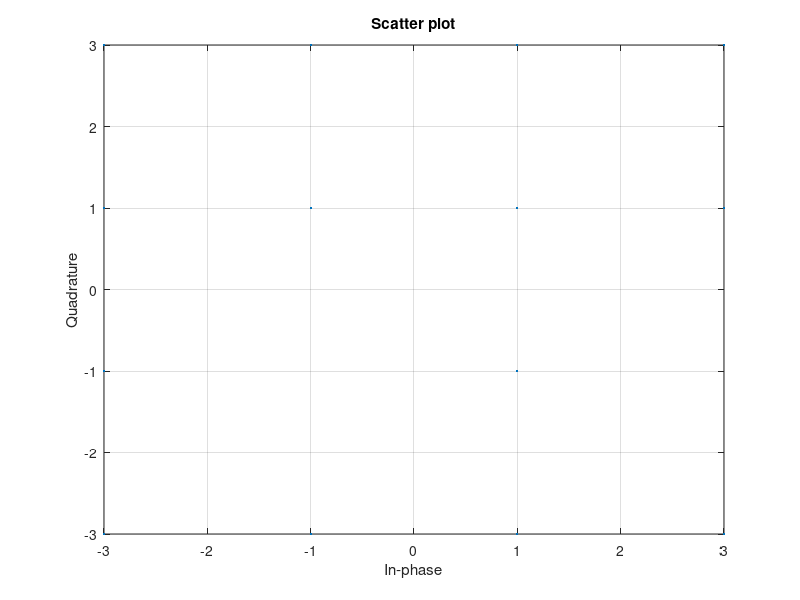

Write the MATLAB code that produced this figure. (Note: this script raises an error after producing the figure.)
clear, clc, close all;

fs = 10000;
ts = 0 : 1/fs : 0.2-1/fs;
N = length(ts);

%% carrier frequency
fc = 1000;

%% modulation
M = 16;
Nd = 50;
bit_size = N/Nd;
data = randi([0 M-1],Nd,1);

% create complex numbers array
qdata = qammod(data, M);
% signal constellation
sc = scatterplot(qdata); grid on;
obj = findobj(sc.Children(1),'type','line');
set(obj,'MarkerSize',20);
qmod = repelem(qdata,bit_size).';

% create sin & cos signals
i = real(qmod).*cos(2*pi*fc*ts);
q = imag(qmod).*sin(2*pi*fc*ts);

% sum i & q, get signal for sending
y = i + q;

% add noise
y = awgn(y, 20);

figure;
subplot(3,1,1);
plot(real(qmod)), grid on;
title('Real part of signal');
xlabel('Time'), ylabel('Real');
subplot(3,1,2);
plot(imag(qmod)), grid on;
title('Imag part of signal');
xlabel('Time'), ylabel('Imag');
subplot(3,1,3);
plot(y), grid on;
title('Modulated signal');
xlabel('Time'), ylabel('Amplitude');

%% Demodulation

io = 2*y.*cos(2*pi*fc*ts);
qo = 2*y.*sin(2*pi*fc*ts);

% apply LP - filter for removing carrier & multiple on 2
fltr = flm4;
iof = round(conv(fltr.Numerator,io));
qof = round(conv(fltr.Numerator,qo));

figure;
subplot(3,1,1);
plot(iof), grid on;
title('SynPhase part of demodulated signal after LP-filter');
subplot(3,1,2);
plot(qof), grid on;
title('Quadrature part of demodulated signal after LP-filter');

%% cmp results
%create complex signal after filter
of = complex(iof,qof);

% get values from array with step
% step is period of data sequencing
% and given the delay of filters
fir_delay = round(length(fltr.Numerator)/2);
of_dec = of(fir_delay+round(bit_size/2) : bit_size : length(of)-fir_delay);

% cmp results
y = qamdemod(of_dec, M);

figure;
plot(data,'b-'), grid on, hold on;
plot(y,'x','LineWidth',2);
title('Cmp encoded send() & decoded received() data');
xlabel('Number of count'), ylabel('Value');
legend({'Sended data';'Received data'})
